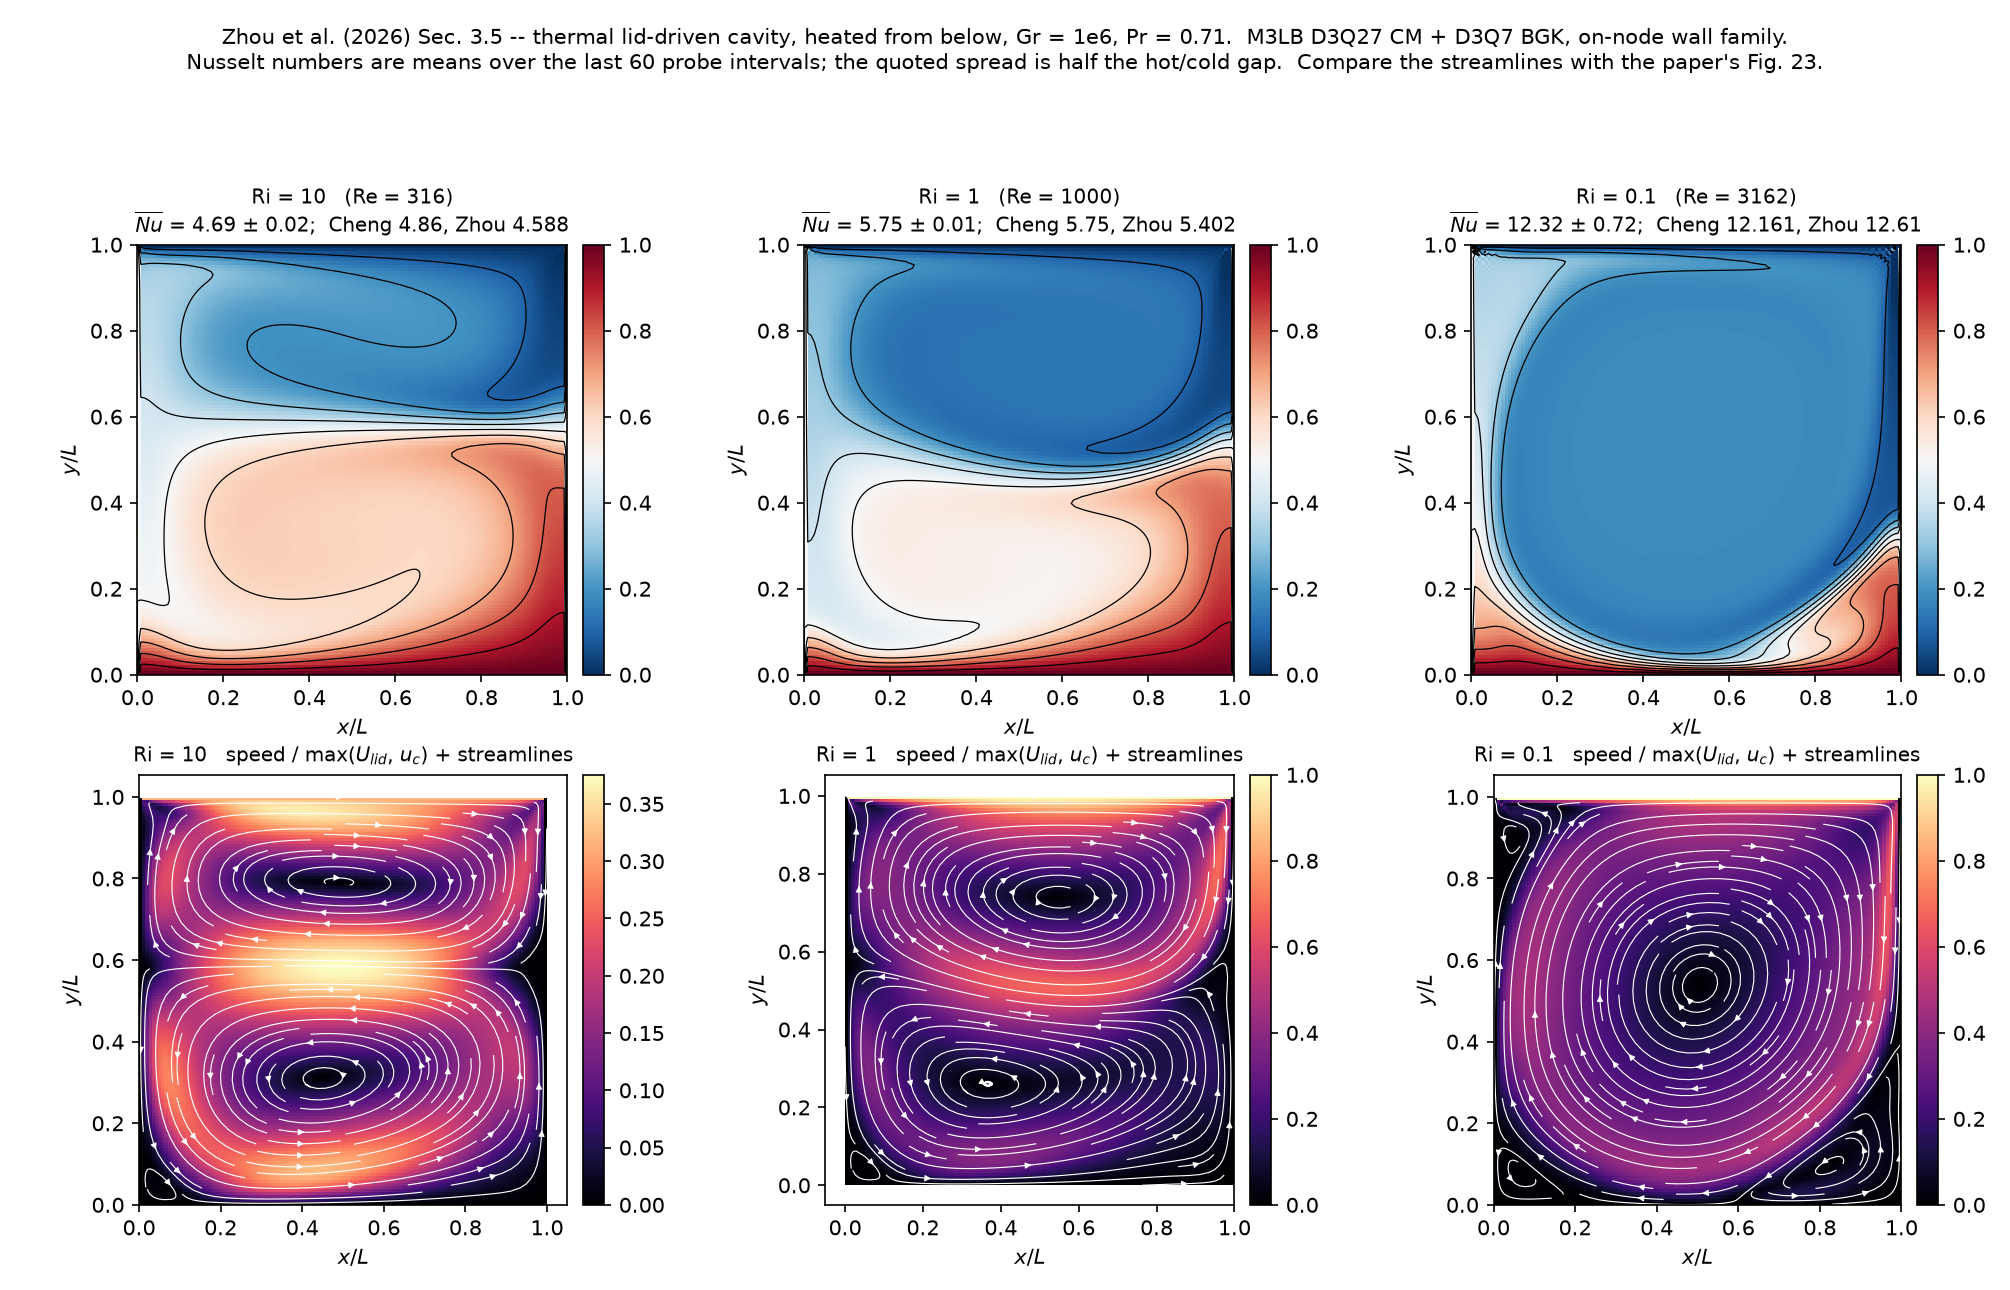

Reproduce this figure in Python.
#!/usr/bin/env python3
# NOTE ON DEPENDENCIES. Needs numpy and matplotlib; the SYSTEM python has
# neither. python3 -m venv /tmp/v && /tmp/v/bin/pip install numpy matplotlib
"""Zhou et al. (2026) Sec. 3.5: thermal lid-driven cavity, heated from below,
Gr = 1e6, Pr = 0.71, Ri = 10, 1, 0.1.

These ARE steady states -- the Nusselt fluctuation over the averaging window is
0.05 to 0.5 per cent of the mean -- but only once the domain-mean temperature has
equilibrated, which takes 1e5 to 1e6 steps and which the field residual cannot
see. Runs stopped earlier look quasi-steady at quite different Nusselt numbers;
see the section text.

The velocity scale is max(U_lid, u_c), which is what the driver writes into the
dumps, because the lid-stopped control has U = 0.

Reads results/J_zhou_thermal/lid_N*_ri<Ri>_<op>_{temp,ux,uy}.dat and, if present,
lid.dat for the time-averaged Nusselt numbers.
"""
import glob, os, sys
import numpy as np
import matplotlib
matplotlib.use("Agg")
import matplotlib.pyplot as plt

out = sys.argv[1] if len(sys.argv) > 1 else "doc/fig/zhou_lid_cavity.png"
D = "results/J_zhou_thermal"

# Cheng & Liu (2010) and Bettaibi et al. (2014), via Zhou et al. Table 10.
REF = {"10": (4.860, 4.848, 4.588), "1": (5.750, 5.739, 5.402),
       "0.1": (12.161, 12.138, 12.610)}


def raw(path):
    with open(path, "rb") as fh:
        nx, ny = np.fromfile(fh, dtype=np.int32, count=2)
        return np.fromfile(fh, dtype=np.float32, count=nx * ny).reshape(ny, nx)


def newest(pat):
    f = sorted(glob.glob(pat))
    return f[-1] if f else None


# Time-averaged Nusselt from the tracked table. Keyed by (Ri, u_c), not by Ri
# alone: lid.dat also holds the u_c control, which is Ri = 10 at a second u_c,
# and keying on Ri would silently let it overwrite the production row.
PROD_UC = {"10": 0.15, "1": 0.08, "0.1": 0.03}
ours = {}
if os.path.exists(f"{D}/lid.dat"):
    cols = None
    for ln in open(f"{D}/lid.dat"):
        if ln.startswith("#"):
            cols = ln.lstrip("# ").split()
            continue
        if not ln.strip():
            continue
        r = dict(zip(cols, ln.split()))
        ri = r.get("Ri")
        if r.get("lid") != "on" or ri not in PROD_UC:
            continue
        if abs(float(r["uc"]) - PROD_UC[ri]) > 1e-9:
            continue
        ours[ri] = (float(r["Nu_hot"]), float(r["Nu_cold"]), float(r["Nu_pkpk"]))

RIS = ("10", "1", "0.1")
plt.rcParams.update({"font.size": 10})
fig, ax = plt.subplots(2, 3, figsize=(13.4, 8.6))

for j, ri in enumerate(RIS):
    tf = newest(f"{D}/lid_N*_ri{ri}_*_temp.dat")
    if tf is None:
        for i in (0, 1):
            ax[i, j].text(0.5, 0.5, f"Ri = {ri}\nno data", ha="center",
                          va="center", transform=ax[i, j].transAxes)
            ax[i, j].set_axis_off()
        continue
    T = raw(tf)
    U = raw(tf.replace("_temp", "_ux"))
    V = raw(tf.replace("_temp", "_uy"))
    n = T.shape[0]
    s = np.arange(n) / (n - 1.0)              # on-node walls: L = N-1

    a = ax[0, j]
    im = a.imshow(T, origin="lower", extent=(0, 1, 0, 1), cmap="RdBu_r",
                  vmin=0, vmax=1, aspect="equal")
    a.contour(s, s, T, levels=np.arange(0.1, 1.0, 0.1), colors="k", linewidths=0.6)
    ttl = f"Ri = {ri}   (Re = {np.sqrt(1e6/float(ri)):.0f})"
    if ri in ours:
        h, c, pk = ours[ri]
        cl, bt, zh = REF[ri]
        ttl += (f"\n$\\overline{{Nu}}$ = {0.5*(h+c):.2f} $\\pm$ {0.5*abs(h-c):.2f};"
                f"  Cheng {cl}, Zhou {zh}")
    else:
        ttl += r"   $\theta$, isotherms at $\Delta\theta$ = 0.1"
    a.set_title(ttl, fontsize=9.5)
    a.set_xlabel("$x/L$"); a.set_ylabel("$y/L$")
    fig.colorbar(im, ax=a, fraction=0.046, pad=0.03)

    b = ax[1, j]
    spd = np.hypot(U, V)
    im2 = b.imshow(spd, origin="lower", extent=(0, 1, 0, 1), cmap="magma",
                   aspect="equal")
    b.streamplot(s, s, U, V, color="w", density=1.3, linewidth=0.55, arrowsize=0.6)
    b.set_title(f"Ri = {ri}   speed / max($U_{{lid}}$, $u_c$) + streamlines",
                fontsize=9.5)
    b.set_xlabel("$x/L$"); b.set_ylabel("$y/L$")
    fig.colorbar(im2, ax=b, fraction=0.046, pad=0.03)

fig.suptitle("Zhou et al. (2026) Sec. 3.5 -- thermal lid-driven cavity, heated "
             "from below, Gr = 1e6, Pr = 0.71.  M3LB D3Q27 CM + D3Q7 BGK, "
             "on-node wall family.\nNusselt numbers are means over the last 60 "
             "probe intervals; the quoted spread is half the hot/cold gap.  "
             "Compare the streamlines with the paper's Fig. 23.", fontsize=10)
fig.tight_layout(rect=(0, 0, 1, 0.92))
fig.savefig(out, dpi=150)
print("wrote", out)
